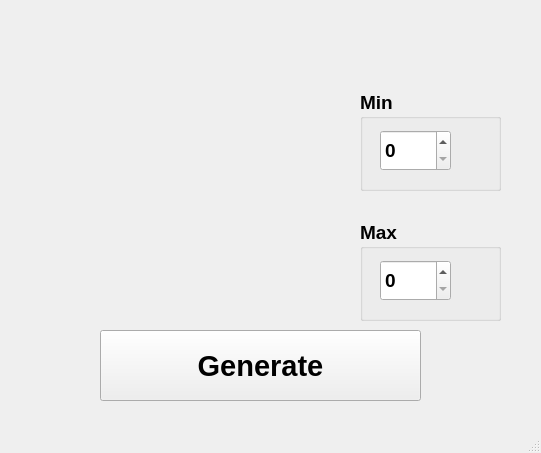
<?xml version="1.0" encoding="UTF-8"?>
<ui version="4.0">
 <class>MainWindow</class>
 <widget class="QMainWindow" name="MainWindow">
  <property name="geometry">
   <rect>
    <x>0</x>
    <y>0</y>
    <width>541</width>
    <height>453</height>
   </rect>
  </property>
  <property name="font">
   <font>
    <pointsize>9</pointsize>
    <weight>75</weight>
    <bold>true</bold>
   </font>
  </property>
  <property name="windowTitle">
   <string>MainWindow</string>
  </property>
  <widget class="QWidget" name="centralwidget">
   <widget class="QGroupBox" name="groupBox">
    <property name="geometry">
     <rect>
      <x>360</x>
      <y>90</y>
      <width>141</width>
      <height>101</height>
     </rect>
    </property>
    <property name="font">
     <font>
      <family>MS Sans Serif</family>
      <pointsize>14</pointsize>
      <weight>75</weight>
      <bold>true</bold>
     </font>
    </property>
    <property name="title">
     <string>Min</string>
    </property>
    <widget class="QSpinBox" name="spinBox">
     <property name="geometry">
      <rect>
       <x>20</x>
       <y>40</y>
       <width>71</width>
       <height>41</height>
      </rect>
     </property>
    </widget>
   </widget>
   <widget class="QGroupBox" name="groupBox_2">
    <property name="geometry">
     <rect>
      <x>360</x>
      <y>220</y>
      <width>141</width>
      <height>101</height>
     </rect>
    </property>
    <property name="font">
     <font>
      <family>MS Sans Serif</family>
      <pointsize>14</pointsize>
      <weight>75</weight>
      <bold>true</bold>
     </font>
    </property>
    <property name="title">
     <string>Max</string>
    </property>
    <widget class="QSpinBox" name="spinBox_2">
     <property name="geometry">
      <rect>
       <x>20</x>
       <y>40</y>
       <width>71</width>
       <height>41</height>
      </rect>
     </property>
    </widget>
   </widget>
   <widget class="QPushButton" name="pushButton">
    <property name="geometry">
     <rect>
      <x>100</x>
      <y>330</y>
      <width>321</width>
      <height>71</height>
     </rect>
    </property>
    <property name="font">
     <font>
      <family>MS Sans Serif</family>
      <pointsize>22</pointsize>
     </font>
    </property>
    <property name="text">
     <string>Generate</string>
    </property>
   </widget>
   <widget class="QLabel" name="label">
    <property name="geometry">
     <rect>
      <x>90</x>
      <y>100</y>
      <width>211</width>
      <height>151</height>
     </rect>
    </property>
    <property name="text">
     <string>&lt;html&gt;&lt;head/&gt;&lt;body&gt;&lt;p align=&quot;center&quot;&gt;&lt;br/&gt;&lt;/p&gt;&lt;/body&gt;&lt;/html&gt;</string>
    </property>
   </widget>
  </widget>
  <widget class="QStatusBar" name="statusbar"/>
 </widget>
 <resources/>
 <connections/>
</ui>
